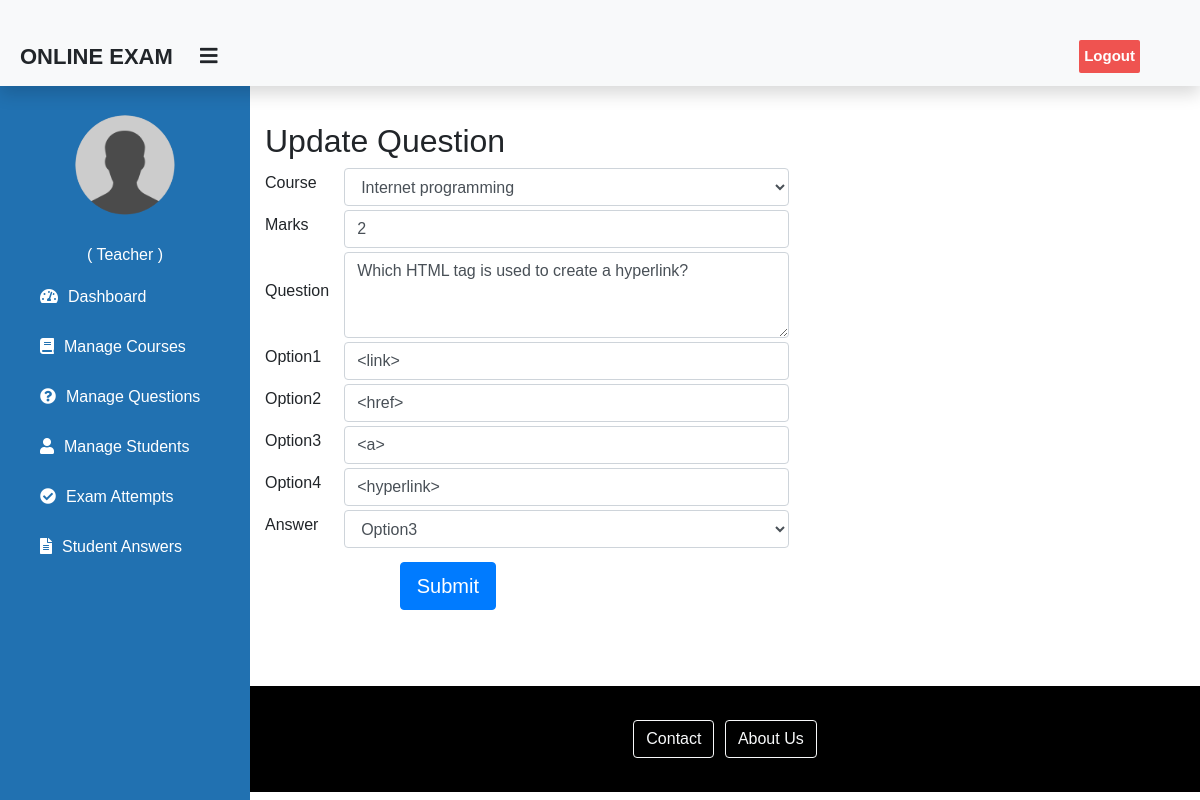
The app's page /teacher/edit_question/11/ with its own data.
### exam/models.py (models this page shows, shortened)
class Question(models.Model):
    course=models.ForeignKey(Course,on_delete=models.CASCADE)
    marks=models.PositiveIntegerField()
    question=models.CharField(max_length=600)
    option1=models.CharField(max_length=200)
    option2=models.CharField(max_length=200)
    option3=models.CharField(max_length=200)
    option4=models.CharField(max_length=200)
    cat=(('Option1','Option1'),('Option2','Option2'),('Option3','Option3'),('Option4','Option4'))
    answer=models.CharField(max_length=200,choices=cat)
    class Meta:
        verbose_name ='question'
        verbose_name_plural = 'questions'

### teacher/views.py (the view)
# urls.py: path('edit_question/<int:pk>/', views.edit_question_view, name='edit_question'),
def edit_question_view(request, pk):
    question = get_object_or_404(QMODEL.Question, id=pk)
    message = ""
    if request.method == 'POST':
        form = QFORM.QuestionForm(request.POST, instance=question)
        if form.is_valid():
            form.save()  # Save the updated student data
            message = "you updated successfully"
            return render(request, 'teacher/edit_question.html',
                          {'form': form,
                           'message':message}) # Redirect to some success page or back to the list
    else:
        form = QFORM.QuestionForm(instance=question)
    return render(request, 'teacher/edit_question.html', {'form': form})

### exam/forms.py
class QuestionForm(forms.ModelForm):
    class Meta:
        model=Question
        fields=['course','marks','question','option1','option2','option3','option4','answer']
        widgets = {
            'question': forms.Textarea(attrs={'rows': 3, 'cols': 50}),
            'course': forms.Select(attrs={'class': 'form-control'}),
        }

### exam/models.py (called while the page is built)
   def __str__(self):
        return self.course_name

### templates/teacher/edit_question.html (shortened to what this page needs)
{% extends 'teacher/teacherbase.html' %}
{% load widget_tweaks %}
{% load crispy_forms_tags %}
{% block content %}
<div class="container" style="margin-top: 0;">
    {% if message %}
    <h2 style="color: chartreuse;">{{ message }}</h2>
    {% else %}
    <h2>Update Question</h2>
    {% endif %}
    <form method="post">
        {% for field in form %}
        <div class="row mb-1 align-items-center">
            <div class="col-md-1 text-end">
                <label class="form-label">{{ field.label }}</label>
            </div>
            <div class="col-md-6">
                {{ field|add_class:"form-control" }}
            </div>
        </div>
        {% endfor %}
        <div class="row mb-1 align-items-center">
            <div class="col-md-5 text-center">
                <button type="submit" class="btn btn-primary btn-lg rounded" style="border-radius: 0%; margin-top: 10px;">Submit</button>
            </div>
        </div>
    </form>
</div>
{% endblock %}

### templates/teacher/teacherbase.html (style rules this page uses)
body { margin: 0; padding: 0; font-family: "Gill Sans", sans-serif;; }

### templates/exam/footer.html (style rules this page uses)
html, body { height: 100%; margin: 0; display: flex; flex-direction: column; }

### records on screen
Question: form "Internet programming" "2" "Which HTML tag is used to create a hyperlink?" "<link>" "<href>" "<a>" "<hyperlink>" "Option3"

### other values on screen
{{ field.label }} "Course" "Marks" "Question" "Option1" "Option2" "Option3" "Option4" "Answer"
